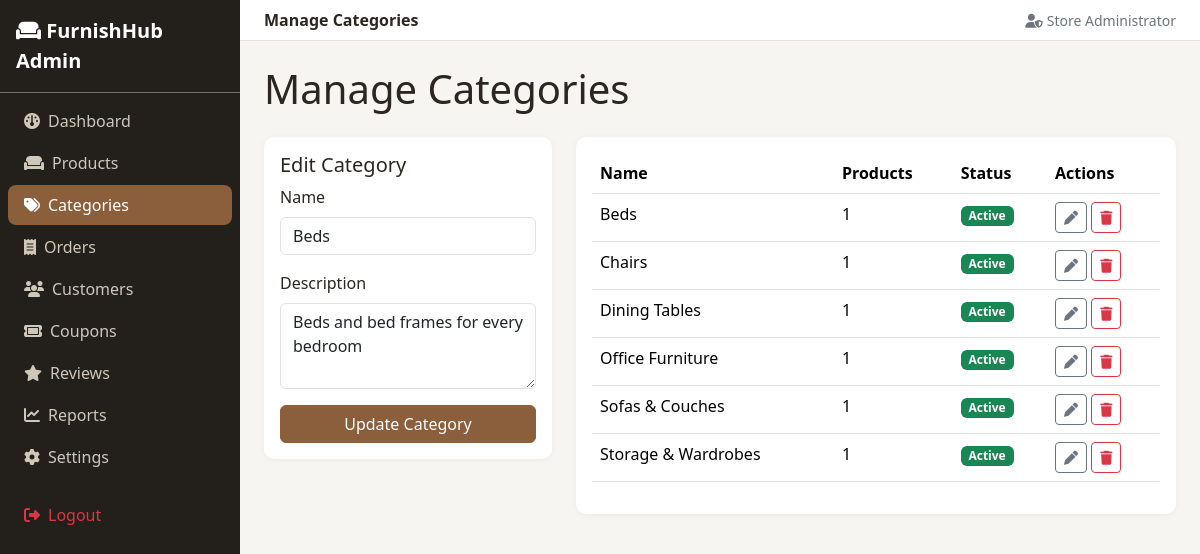
Page /admin/categories/index.php?edit=2 (signed in) on the committed database.
### tables this page shows
CREATE TABLE categories (
    id INT AUTO_INCREMENT PRIMARY KEY,
    name VARCHAR(100) NOT NULL,
    slug VARCHAR(120) NOT NULL UNIQUE,
    description TEXT,
    image VARCHAR(255) DEFAULT NULL,
    parent_id INT DEFAULT NULL,
    status ENUM('active','inactive') NOT NULL DEFAULT 'active',
    created_at DATETIME NOT NULL DEFAULT CURRENT_TIMESTAMP,
    FOREIGN KEY (parent_id) REFERENCES categories(id) ON DELETE SET NULL,
    INDEX idx_categories_slug (slug)
);

### includes/functions.php (called while the page is built, shortened)
<?php
function e(?string $value): string
{
    return htmlspecialchars($value ?? '', ENT_QUOTES, 'UTF-8');
}
function csrf_token(): string
{
    return $_SESSION['csrf_token'];
}

### admin/categories/index.php (the view, shortened to what this page needs)
<?php
require_once __DIR__ . '/../../config/config.php';
$editing = null;
if (isset($_GET['edit'])) {
    $stmt = $pdo->prepare('SELECT * FROM categories WHERE id = ?');
    $stmt->execute([(int) $_GET['edit']]);
    $editing = $stmt->fetch();
}
$categories = $pdo->query(
    "SELECT c.*, (SELECT COUNT(*) FROM products p WHERE p.category_id = c.id) AS product_count
     FROM categories c ORDER BY c.name"
)->fetchAll();
include __DIR__ . '/../../includes/header.php';
include __DIR__ . '/../sidebar.php';
?>
<h1 class="mb-4">Manage Categories</h1>
<div class="row g-4">
  <div class="col-lg-4">
    <div class="admin-card p-3">
      <h5><?= $editing ? 'Edit Category' : 'Add Category' ?></h5>
      <form method="POST">
        <div class="mb-3"><label class="form-label">Name</label><input type="text" name="name" class="form-control" value="<?= e($editing['name'] ?? '') ?>" required></div>
        <div class="mb-3"><label class="form-label">Description</label><textarea name="description" class="form-control" rows="3"><?= e($editing['description'] ?? '') ?></textarea></div>
        <button type="submit" class="btn btn-brand w-100"><?= $editing ? 'Update' : 'Add' ?> Category</button>
      </form>
    </div>
  </div>
  <div class="col-lg-8">
    <div class="admin-card p-3">
      <table class="table">
        <thead><tr><th>Name</th><th>Products</th><th>Status</th><th>Actions</th></tr></thead>
        <tbody>
        <?php foreach ($categories as $cat): ?>
          <tr>
            <td><?= e($cat['name']) ?></td>
            <td><?= (int) $cat['product_count'] ?></td>
            <td><a href="?toggle=<?= (int) $cat['id'] ?>&csrf=<?= e(csrf_token()) ?>" class="badge <?= $cat['status'] === 'active' ? 'bg-success' : 'bg-secondary' ?> text-decoration-none"><?= e(ucfirst($cat['status'])) ?></a></td>
            <td>
              <a href="?edit=<?= (int) $cat['id'] ?>" class="btn btn-sm btn-outline-secondary"><i class="fa-solid fa-pen"></i></a>
              <a href="?delete=<?= (int) $cat['id'] ?>&csrf=<?= e(csrf_token()) ?>" class="btn btn-sm btn-outline-danger delete-confirm-link"><i class="fa-solid fa-trash"></i></a>
            </td>
          </tr>
        <?php endforeach; ?>
        </tbody>
      </table>
    </div>
  </div>
</div>
<?php include __DIR__ . '/../footer.php'; ?>

### assets/css/style.css (style rules this page uses)
:root { --brand: #8b5e3c; --brand-dark: #6e4a2f; --brand-light: #f4e9df; --text-dark: #2b2620; }
body { font-family: 'Segoe UI', Roboto, -apple-system, sans-serif; color: var(--text-dark); }
.btn-brand { background-color: var(--brand); border-color: var(--brand); color: #fff; }
.admin-card { background: #fff; border-radius: 10px; box-shadow: 0 1px 6px rgba(0,0,0,0.05); }

### rows in the picture
categories: name "Beds", description "Beds and bed frames for every bedroom", product_count "1", status "Active"
categories: name "Chairs", product_count "1", status "Active"
categories: name "Dining Tables", product_count "1", status "Active"
categories: name "Office Furniture", product_count "1", status "Active"
categories: name "Sofas & Couches", product_count "1", status "Active"
categories: name "Storage & Wardrobes", product_count "1", status "Active"

### other values in the picture
SITE_NAME "FurnishHub"
$pageTitle "Manage Categories"
$_SESSION['full_name'] "Store Administrator"
